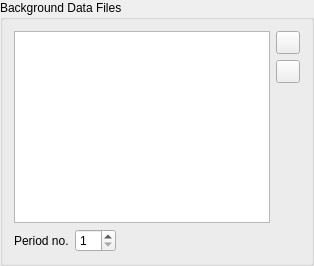
                 <widget class="QGroupBox" name="backgroundDataFilesGroupBox">
                  <property name="sizePolicy">
                   <sizepolicy hsizetype="Preferred" vsizetype="Minimum">
                    <horstretch>0</horstretch>
                    <verstretch>0</verstretch>
                   </sizepolicy>
                  </property>
                  <property name="minimumSize">
                   <size>
                    <width>0</width>
                    <height>0</height>
                   </size>
                  </property>
                  <property name="maximumSize">
                   <size>
                    <width>16777215</width>
                    <height>16777215</height>
                   </size>
                  </property>
                  <property name="title">
                   <string>Background Data Files</string>
                  </property>
                  <layout class="QHBoxLayout" name="horizontalLayout_47">
                   <item>
                    <layout class="QVBoxLayout" name="verticalLayout_19">
                     <item>
                      <widget class="QListWidget" name="backgroundDataFilesList">
                       <property name="sizePolicy">
                        <sizepolicy hsizetype="Preferred" vsizetype="Minimum">
                         <horstretch>0</horstretch>
                         <verstretch>0</verstretch>
                        </sizepolicy>
                       </property>
                       <property name="minimumSize">
                        <size>
                         <width>0</width>
                         <height>0</height>
                        </size>
                       </property>
                      </widget>
                     </item>
                     <item>
                      <layout class="QHBoxLayout" name="horizontalLayout_48">
                       <item>
                        <widget class="QLabel" name="backgroundPeriodNoLabel">
                         <property name="minimumSize">
                          <size>
                           <width>0</width>
                           <height>0</height>
                          </size>
                         </property>
                         <property name="maximumSize">
                          <size>
                           <width>16777215</width>
                           <height>16777215</height>
                          </size>
                         </property>
                         <property name="text">
                          <string>Period no.</string>
                         </property>
                        </widget>
                       </item>
                       <item>
                        <widget class="QSpinBox" name="backgroundPeriodNoSpinBox">
                         <property name="minimum">
                          <number>1</number>
                         </property>
                        </widget>
                       </item>
                       <item>
                        <spacer name="horizontalSpacer_24">
                         <property name="orientation">
                          <enum>Qt::Horizontal</enum>
                         </property>
                         <property name="sizeHint" stdset="0">
                          <size>
                           <width>40</width>
                           <height>20</height>
                          </size>
                         </property>
                        </spacer>
                       </item>
                      </layout>
                     </item>
                    </layout>
                   </item>
                   <item>
                    <layout class="QVBoxLayout" name="verticalLayout_20">
                     <item>
                      <widget class="QToolButton" name="addBackgroundDataFileButton">
                       <property name="sizePolicy">
                        <sizepolicy hsizetype="Minimum" vsizetype="Fixed">
                         <horstretch>0</horstretch>
                         <verstretch>0</verstretch>
                        </sizepolicy>
                       </property>
                       <property name="text">
                        <string/>
                       </property>
                       <property name="icon">
                        <iconset resource="../resources/resources.qrc">
                         <normaloff>:/icons/plus.png</normaloff>:/icons/plus.png</iconset>
                       </property>
                      </widget>
                     </item>
                     <item>
                      <widget class="QToolButton" name="removeBackgroundDataFileButton">
                       <property name="sizePolicy">
                        <sizepolicy hsizetype="Minimum" vsizetype="Fixed">
                         <horstretch>0</horstretch>
                         <verstretch>0</verstretch>
                        </sizepolicy>
                       </property>
                       <property name="text">
                        <string/>
                       </property>
                       <property name="icon">
                        <iconset resource="../resources/resources.qrc">
                         <normaloff>:/icons/minus.png</normaloff>:/icons/minus.png</iconset>
                       </property>
                      </widget>
                     </item>
                     <item>
                      <spacer name="verticalSpacer_8">
                       <property name="orientation">
                        <enum>Qt::Vertical</enum>
                       </property>
                       <property name="sizeHint" stdset="0">
                        <size>
                         <width>20</width>
                         <height>40</height>
                        </size>
                       </property>
                      </spacer>
                     </item>
                    </layout>
                   </item>
                  </layout>
                 </widget>
